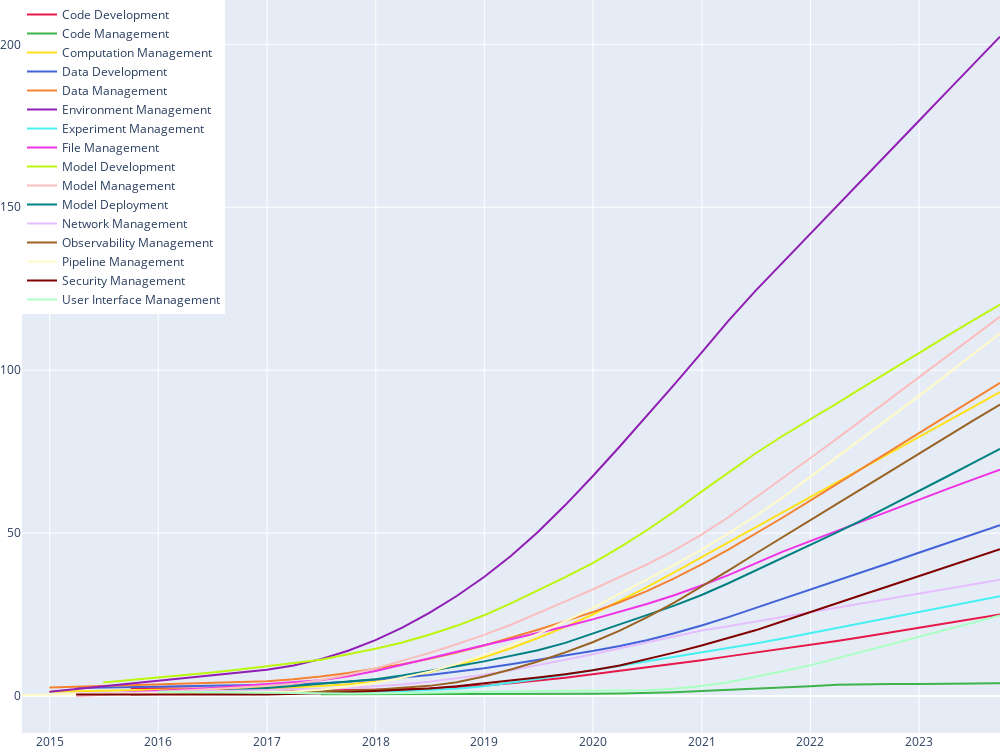
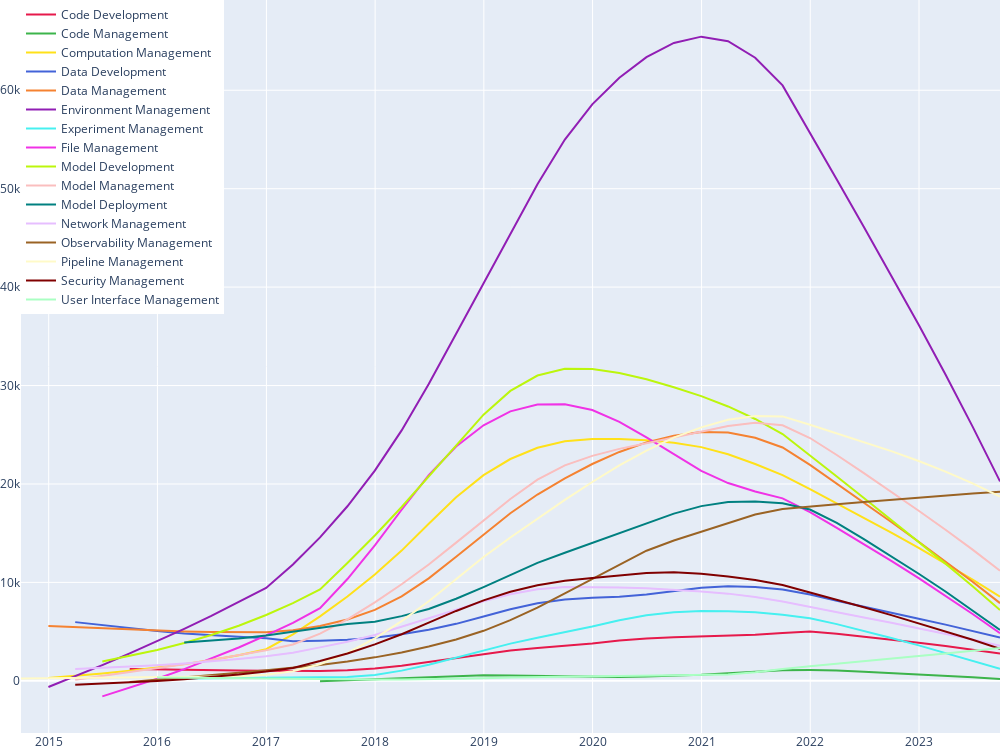
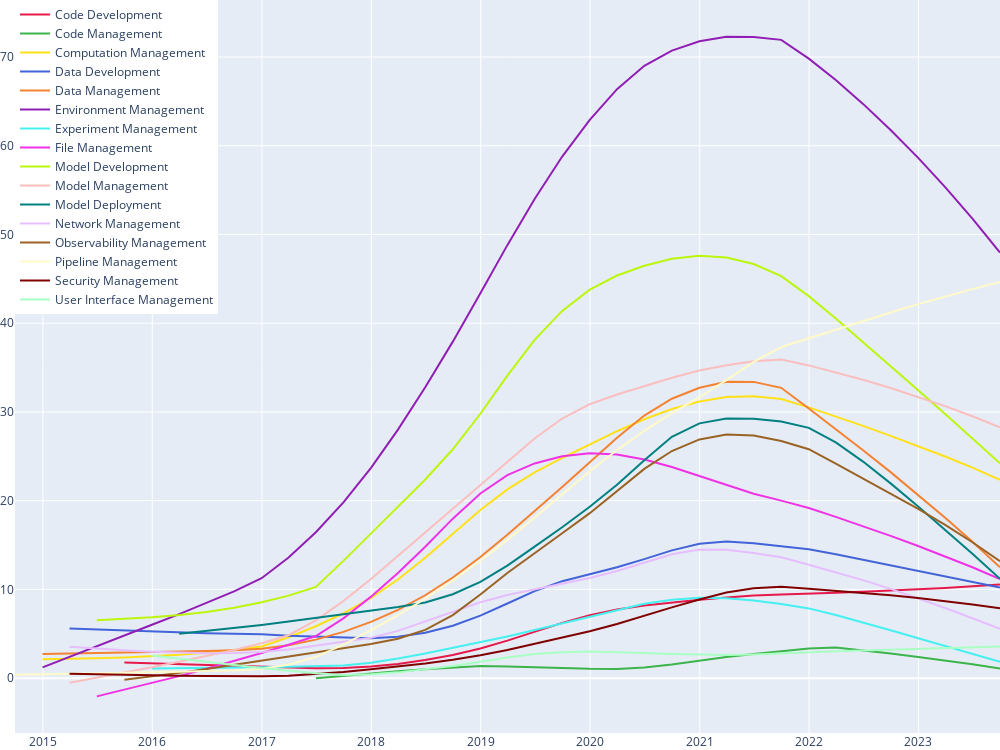
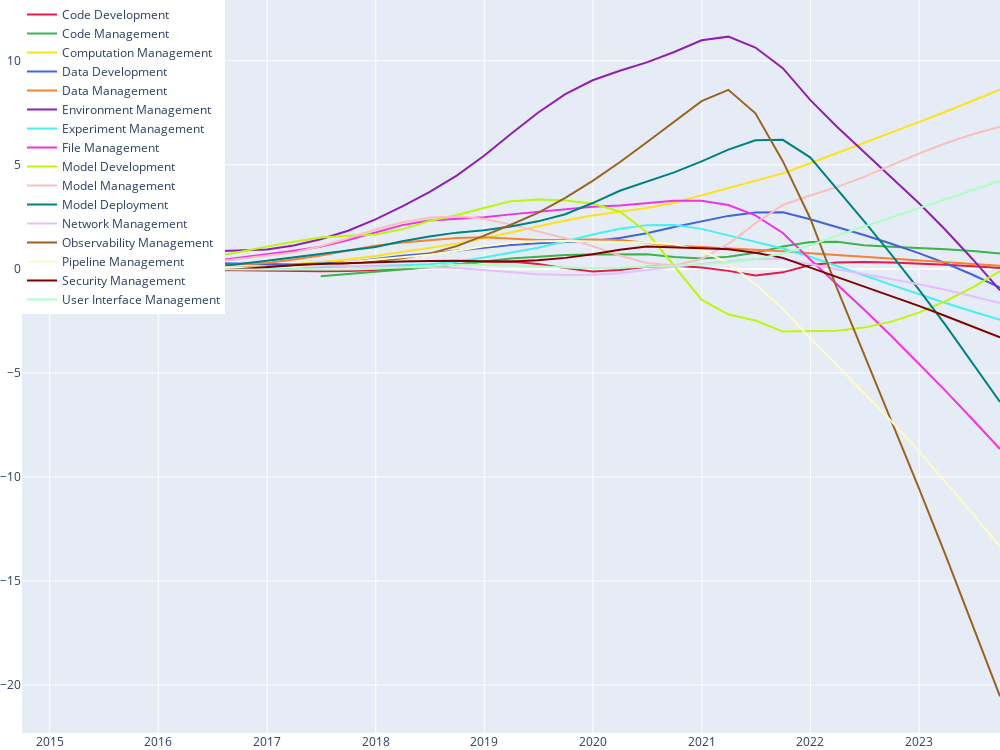

Here is the notebook cell these charts were saved with, in order:
### Code cell
# plot the challenge mertics evolution

df = pd.read_json(os.path.join(path_rq12, 'macro-topics.json'))
df = filter_open_posts(df)

fig_challenge_topic_count = go.Figure()
fig_challenge_score_count = go.Figure()
fig_challenge_view_count = go.Figure()
fig_challenge_topic_rate = go.Figure()
fig_challenge_score_rate = go.Figure()
fig_challenge_view_rate = go.Figure()
fig_challenge_unsolved_rate = go.Figure()

for index, group in df.groupby('Challenge_topic_macro'):
    name = macro_topic_indexing[index]
    # plot challenge topic count evolution
    group_count = group.groupby(pd.Grouper(key='Challenge_created_time', freq='Q'))[
        'Challenge_topic_macro'].count().reset_index()
    x = pd.to_datetime(group_count['Challenge_created_time']).values
    y = group_count['Challenge_topic_macro'].values
    x_lowess = np.array([i.astype('datetime64[D]').astype(int) for i in x])
    y_lowess = lowess(y, x_lowess, return_sorted=False, frac=0.5)
    fig_challenge_topic_count.add_trace(
        go.Scatter(x=x, y=y_lowess, mode='lines', name=name, marker=dict(color=colors[index])))
    
    # plot challenge topic rate evolution
    y = np.diff(group_count['Challenge_topic_macro'].values)
    y = extrapolate_nans_1d(y)
    y = np.insert(y, 0, 0)
    x_lowess = np.array([i.astype('datetime64[D]').astype(int) for i in x])
    y_lowess = lowess(y, x_lowess, return_sorted=False, frac=0.5)
    fig_challenge_topic_rate.add_trace(
        go.Scatter(x=x, y=y_lowess, mode='lines', name=name, marker=dict(color=colors[index])))

    group_evolution = group.groupby(pd.Grouper(key='Challenge_created_time', freq='Q'))[
        ['Challenge_view_count', 'Challenge_score_count']].sum().reset_index()

    # plot challenge score count evolution
    y = group_evolution['Challenge_score_count'].values
    y_lowess = lowess(y, x_lowess, return_sorted=False, frac=0.5)
    fig_challenge_score_count.add_trace(go.Scatter(
        x=x, y=y_lowess, mode='lines', name=name, marker=dict(color=colors[index])))

    # plot challenge score rate evolution
    y = np.diff(group_evolution['Challenge_score_count'].values)
    y = extrapolate_nans_1d(y)
    y = np.insert(y, 0, 0)
    y_lowess = lowess(y, x_lowess, return_sorted=False, frac=0.5)
    fig_challenge_score_rate.add_trace(go.Scatter(
        x=x, y=y_lowess, mode='lines', name=name, marker=dict(color=colors[index])))

    # plot challenge view count evolution
    y = group_evolution['Challenge_view_count'].values
    y_lowess = lowess(y, x_lowess, return_sorted=False, frac=0.5)
    fig_challenge_view_count.add_trace(go.Scatter(
        x=x, y=y_lowess, mode='lines', name=name, marker=dict(color=colors[index])))

    # plot challenge view rate evolution
    y = np.diff(group_evolution['Challenge_view_count'].values)
    y = extrapolate_nans_1d(y)
    y = np.insert(y, 0, 0)
    y_lowess = lowess(y, x_lowess, return_sorted=False, frac=0.5)
    fig_challenge_view_rate.add_trace(go.Scatter(
        x=x, y=y_lowess, mode='lines', name=name, marker=dict(color=colors[index])))
    
    # plot challenge solved rate evolution
    group = filter_open_posts(group)
    group_all = group.groupby(pd.Grouper(key='Challenge_created_time', freq='Q'))['Challenge_topic_macro'].count(
    ).cumsum().reset_index().rename(columns={'Challenge_created_time': 'Date', 'Challenge_topic_macro': 'All'})
    group_closed = group.groupby(pd.Grouper(key='Challenge_closed_time', freq='Q'))['Challenge_topic_macro'].count(
    ).cumsum().reset_index().rename(columns={'Challenge_closed_time': 'Date', 'Challenge_topic_macro': 'Solved'})
    group_solved = pd.merge(group_closed, group_all, on='Date', how='outer').fillna(
        0).sort_values(by='Date')
    x = pd.to_datetime(group_solved['Date']).values
    y = (1 - group_solved['Solved'] / group_solved['All']) * 100
    y = extrapolate_nans_1d(y)
    x_lowess = np.array([i.astype('datetime64[D]').astype(int) for i in x])
    y_lowess = lowess(y, x_lowess, return_sorted=False, frac=0.5)
    fig_challenge_unsolved_rate.add_trace(
        go.Scatter(x=x, y=y_lowess, mode='lines', name=name, marker=dict(color=colors[index])))

fig_challenge_topic_count.update_layout(
    width=1000,
    height=750,
    margin=dict(l=0, r=0, t=0, b=0),
    legend=dict(
        x=0,
        y=1,
        xanchor='auto',
        yanchor='auto'
    ))
fig_challenge_view_count.update_layout(
    width=1000,
    height=750,
    margin=dict(l=0, r=0, t=0, b=0),
    legend=dict(
        x=0,
        y=1,
        xanchor='auto',
        yanchor='auto'
    ))
fig_challenge_score_count.update_layout(
    width=1000,
    height=750,
    margin=dict(l=0, r=0, t=0, b=0),
    legend=dict(
        x=0,
        y=1,
        xanchor='auto',
        yanchor='auto'
    ))
fig_challenge_topic_rate.update_layout(
    width=1000,
    height=750,
    margin=dict(l=0, r=0, t=0, b=0),
    legend=dict(
        x=0,
        y=1,
        xanchor='auto',
        yanchor='auto'
    ))
fig_challenge_view_rate.update_layout(
    width=1000,
    height=750,
    margin=dict(l=0, r=0, t=0, b=0),
    legend=dict(
        x=0,
        y=0,
        xanchor='auto',
        yanchor='auto'
    ))
fig_challenge_score_rate.update_layout(
    width=1000,
    height=750,
    margin=dict(l=0, r=0, t=0, b=0),
    legend=dict(
        x=0,
        y=0,
        xanchor='auto',
        yanchor='auto'
    ))
fig_challenge_unsolved_rate.update_layout(
    width=1000,
    height=750,
    margin=dict(l=0, r=0, t=0, b=0),
    legend=dict(
        x=1,
        y=0,
        xanchor='auto',
        yanchor='auto'
    ))

pio.full_figure_for_development(fig_challenge_topic_count, warn=False)
pio.full_figure_for_development(fig_challenge_view_count, warn=False)
pio.full_figure_for_development(fig_challenge_score_count, warn=False)
pio.full_figure_for_development(fig_challenge_topic_rate, warn=False)
pio.full_figure_for_development(fig_challenge_view_rate, warn=False)
pio.full_figure_for_development(fig_challenge_score_rate, warn=False)
pio.full_figure_for_development(fig_challenge_unsolved_rate, warn=False)

fig_challenge_topic_count.write_image(os.path.join(
    path_rq6, f'Challenge topic count.pdf'), engine="kaleido")
fig_challenge_view_count.write_image(os.path.join(
    path_rq6, f'Challenge view count.pdf'), engine="kaleido")
fig_challenge_score_count.write_image(os.path.join(
    path_rq6, f'Challenge score count.pdf'), engine="kaleido")
fig_challenge_topic_rate.write_image(os.path.join(
    path_rq6, f'Challenge topic rate.pdf'), engine="kaleido")
fig_challenge_view_rate.write_image(os.path.join(
    path_rq6, f'Challenge view rate.pdf'), engine="kaleido")
fig_challenge_score_rate.write_image(os.path.join(
    path_rq6, f'Challenge score rate.pdf'), engine="kaleido")
fig_challenge_unsolved_rate.write_image(os.path.join(
    path_rq6, f'Challenge unsolved rate.pdf'), engine="kaleido")

fig_challenge_topic_count.show()
fig_challenge_view_count.show()
fig_challenge_score_count.show()
fig_challenge_topic_rate.show()
fig_challenge_view_rate.show()
fig_challenge_score_rate.show()
fig_challenge_unsolved_rate.show()
